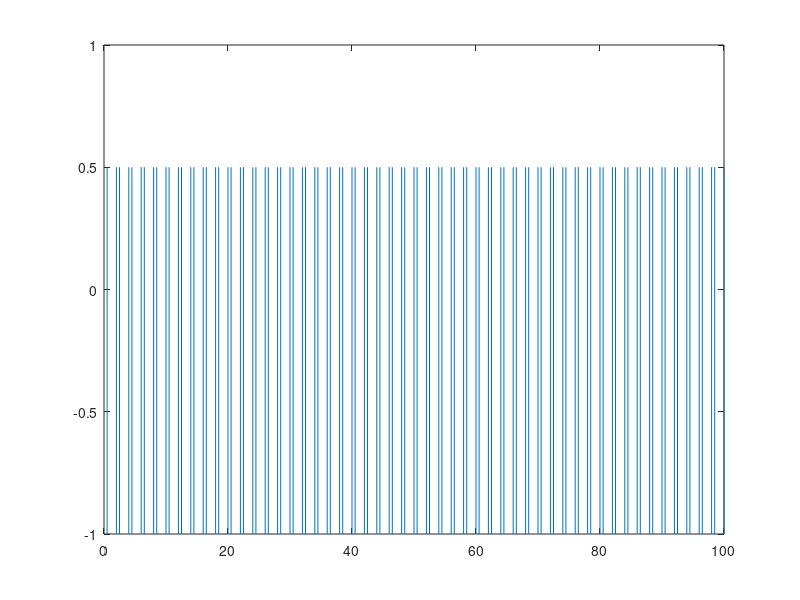

Write the MATLAB code that produced this figure. (Note: this script raises an error after producing the figure.)
fr = 5000;
t = 0:1/fr:100;
d = square(pi*t, 25);
%pt semnal dreptunghiular se foloseste square. stim ca factorul de umplere e 25% si perioada 2 secunde
for i = 1:1:length(d)
  if d(i)>0
  d(i) = d(i)/2;
  end
end
 
plot(t,d)
axis([0 5.3 - 1.2 1.2])
xlabel('Time(sec)')
ylabel('Amplitude')
title('Square')
